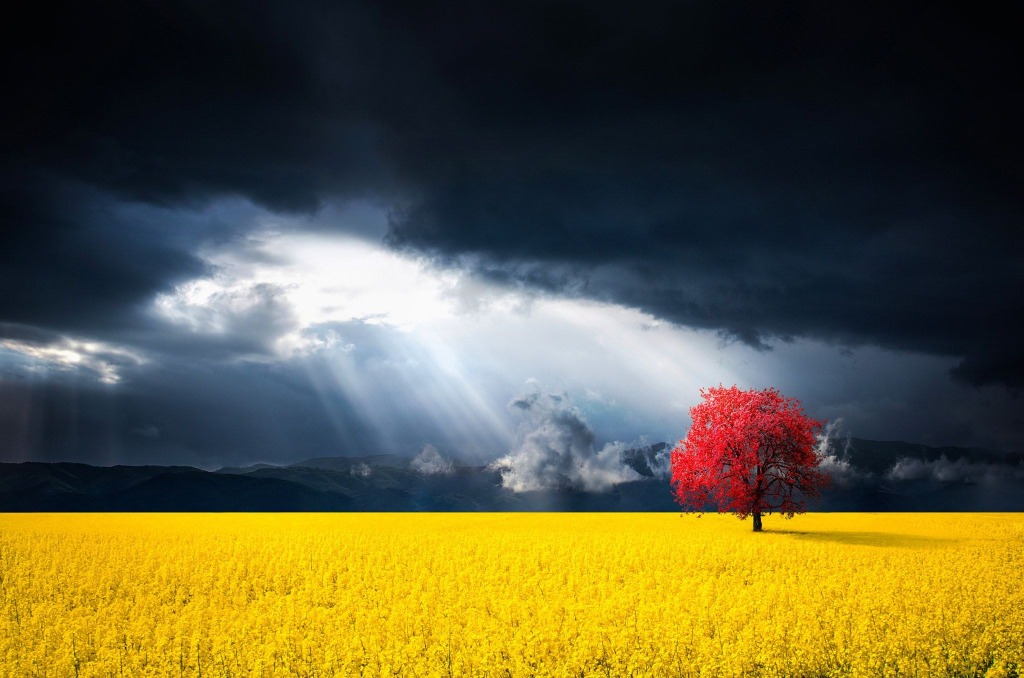
#> input picture lab11/image/HJvOged9LD0.jpg, 2048 x 1356 px (shown at 1/2 size)
$ python index.py
#> lines starting #> are read from the running program, lines starting #| are printed output that depends on the picture; after the words box and inside, x2 and y2 are one past the last pixel; in counts of white or black regions, pixels touching at a corner belong together
import cv2
img = cv2.imread('./image/HJvOged9LD0.jpg')
#> img is the input picture: shape (1356, 2048, 3); mean B, G, R 57.7, 90.9, 95.7
from matplotlib import pyplot as plt

scale_percent = 30                                                          #% from start image size
width = int(img.shape[1] * scale_percent / 100)
#> width = 614
height = int(img.shape[0] * scale_percent / 100)
#> height = 406
dim = (width, height)
#> dim = (614, 406)

resized = cv2.resize(img, dim, interpolation = cv2.INTER_AREA)        #change image size
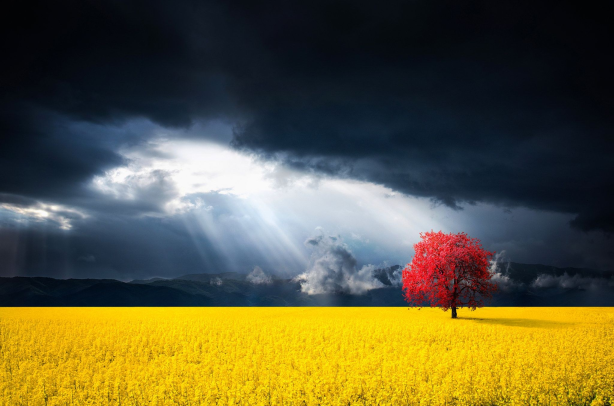
#> resized: shape (406, 614, 3); mean B, G, R 57.7, 90.9, 95.7

cv2.imshow('original', resized)                                             #show original image

gray_img = cv2.cvtColor(resized, cv2.COLOR_BGR2GRAY)
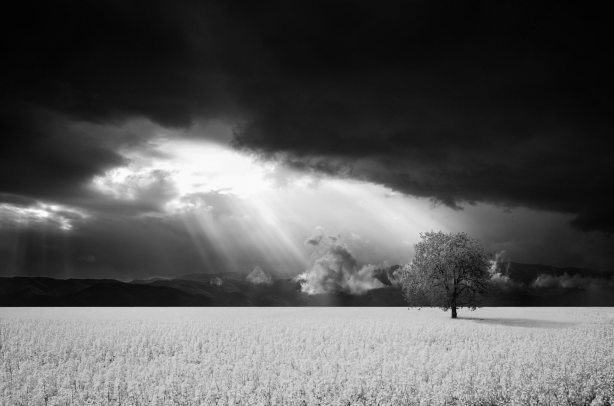
#> gray_img: shape (406, 614); min 2, max 251, mean 88.5

cv2.imshow('gray image', gray_img)

cv2.imwrite('./saved/gray_img.jpg', gray_img)

(thresh, black_and_white) = cv2.threshold(gray_img, 127, 255, cv2.THRESH_BINARY)     #convert image to binary
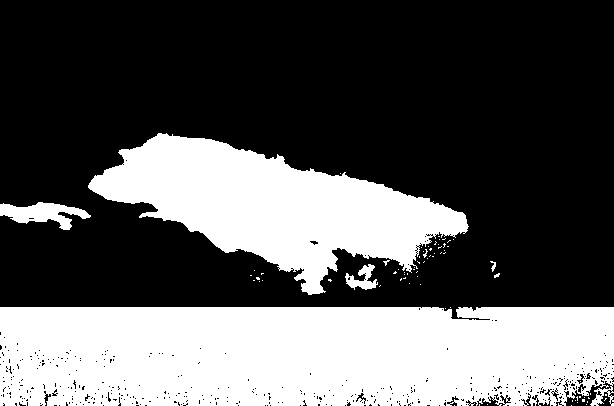
#> black_and_white: shape (406, 614); 35.8% white; 76 white regions (71 under 20 px), largest, box (x1, y1, x2, y2) and area: (0, 307, 614, 406) 58576, (88, 133, 469, 295) 28757, (0, 202, 91, 230) 1300, (345, 264, 378, 290) 405, (490, 261, 496, 272) 31
cv2.imshow('black & white', black_and_white)                                #show binary image

cv2.imwrite('./saved/bnw.jpg', black_and_white)

print(type(img))
#| <class 'numpy.ndarray'>

# equalizedHist
def flatHist(image):
    src = cv2.cvtColor(image, cv2.COLOR_BGR2GRAY)
    dst = cv2.equalizeHist(src)

    plt.figure(4)
    plt.subplot(221),plt.imshow(src),plt.title('Original Picture')
    plt.xticks([]), plt.yticks([])
    plt.subplot(222),plt.hist(src.ravel(),256,[0,256]),plt.title('Original Histogram')
    plt.xticks([]), plt.yticks([])

    plt.subplot(223),plt.imshow(dst),plt.title('Aligned Picture')
    plt.xticks([]), plt.yticks([])
    plt.subplot(224),plt.hist(dst.ravel(),256,[0,256]),plt.title('Histo Aligned')
    plt.xticks([]), plt.yticks([])
    plt.gcf().canvas.set_window_title('Task 4 - equalizeHist()')

    plt.show()

for i in img:
    print(i)
#> this loop made 1356 passes
#> (printed output is left out)

img2 = cv2.imread('./image/HJvOged9LD0.jpg')
resized2 = cv2.resize(img2, dim, interpolation = cv2.INTER_AREA)

flatHist(resized2)
#> in flatHist, `dst = cv2.equalizeHist(src)`:
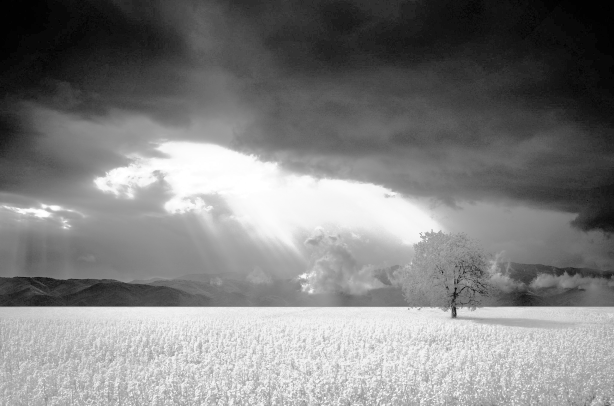
#> dst: shape (406, 614); min 0, max 255, mean 128.6
#> in flatHist, `plt.show()`:
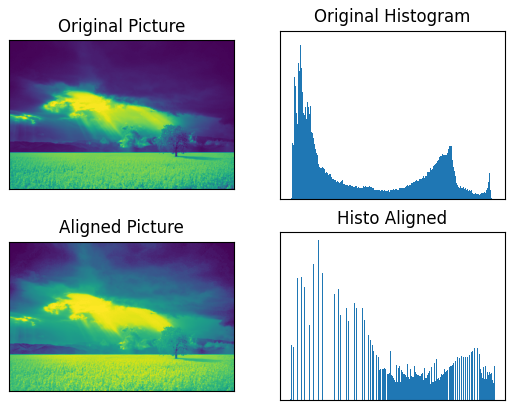
#> figure drawn by matplotlib, 4 panels

cv2.waitKey(0)
cv2.destroyAllWindows()

$ run again, with lab11/image/2.png saved as lab11/image/HJvOged9LD0.jpg
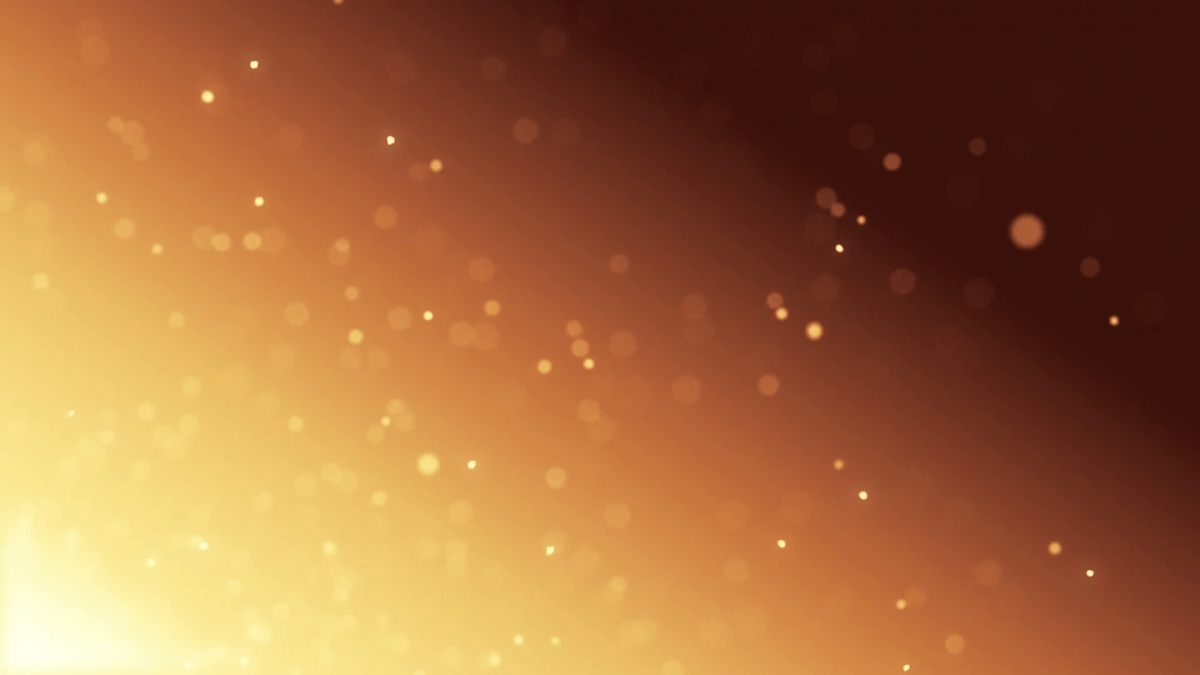
#> input picture lab11/image/2.png, 1200 x 675 px
#> img is the input picture: shape (675, 1200, 3); mean B, G, R 60.9, 104.2, 160.4
#> `(thresh, black_and_white) = cv2.threshold(gray_img, 127, 255, cv2.THRE..`:
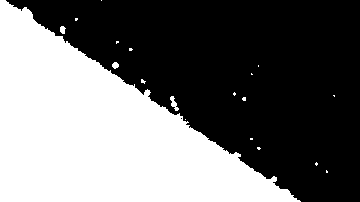
#> black_and_white: shape (202, 360); 43.2% white; 19 white regions (15 under 20 px), largest, box (x1, y1, x2, y2) and area: (0, 0, 301, 202) 31213, (170, 96, 179, 111) 63, (60, 26, 66, 34) 36, (112, 62, 119, 69) 36
#| <class 'numpy.ndarray'>
#> the loop `for i in img:` made 675 passes
#> (printed output is left out)
#> in flatHist, `plt.show()`:
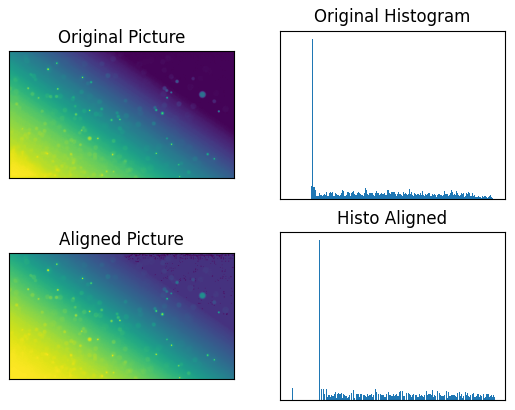
#> figure drawn by matplotlib, 4 panels
